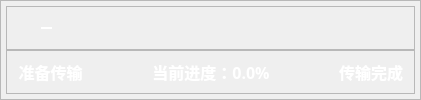
                <widget class="QFrame" name="frame_5">
                 <property name="sizePolicy">
                  <sizepolicy hsizetype="Expanding" vsizetype="Expanding">
                   <horstretch>0</horstretch>
                   <verstretch>0</verstretch>
                  </sizepolicy>
                 </property>
                 <property name="styleSheet">
                  <string notr="true">/* 基础圆角按钮 */
QLabel {
    color: #ffffff;              /* 文字颜色（白色） */
}</string>
                 </property>
                 <property name="frameShape">
                  <enum>QFrame::StyledPanel</enum>
                 </property>
                 <property name="frameShadow">
                  <enum>QFrame::Raised</enum>
                 </property>
                 <layout class="QVBoxLayout" name="verticalLayout_9" stretch="1,1">
                  <property name="spacing">
                   <number>0</number>
                  </property>
                  <property name="leftMargin">
                   <number>5</number>
                  </property>
                  <property name="topMargin">
                   <number>5</number>
                  </property>
                  <property name="rightMargin">
                   <number>5</number>
                  </property>
                  <property name="bottomMargin">
                   <number>5</number>
                  </property>
                  <item>
                   <widget class="QFrame" name="frame_2">
                    <property name="sizePolicy">
                     <sizepolicy hsizetype="Expanding" vsizetype="Expanding">
                      <horstretch>0</horstretch>
                      <verstretch>0</verstretch>
                     </sizepolicy>
                    </property>
                    <property name="frameShape">
                     <enum>QFrame::StyledPanel</enum>
                    </property>
                    <property name="frameShadow">
                     <enum>QFrame::Raised</enum>
                    </property>
                    <layout class="QHBoxLayout" name="horizontalLayout_2" stretch="8,84,8">
                     <property name="spacing">
                      <number>0</number>
                     </property>
                     <property name="leftMargin">
                      <number>0</number>
                     </property>
                     <property name="topMargin">
                      <number>0</number>
                     </property>
                     <property name="rightMargin">
                      <number>0</number>
                     </property>
                     <property name="bottomMargin">
                      <number>0</number>
                     </property>
                     <item>
                      <spacer name="horizontalSpacer_15">
                       <property name="orientation">
                        <enum>Qt::Horizontal</enum>
                       </property>
                       <property name="sizeHint" stdset="0">
                        <size>
                         <width>50</width>
                         <height>15</height>
                        </size>
                       </property>
                      </spacer>
                     </item>
                     <item>
                      <widget class="QSlider" name="txtprogress">
                       <property name="focusPolicy">
                        <enum>Qt::NoFocus</enum>
                       </property>
                       <property name="statusTip">
                        <string/>
                       </property>
                       <property name="accessibleName">
                        <string/>
                       </property>
                       <property name="styleSheet">
                        <string notr="true">/* 进度条：自定义虚线图片轨道 + 实线到滑块中心（无多余白点） + PNG滑块 */
QSlider {
    background: transparent;
    height: 40px;          /* 适配滑块高度 */
    border-image:  url(:/step/image/step/空步骤.png); /* 替换为你的虚线图片实际路径 */
}

/* 1. 基础轨道：自定义虚线图片作为背景（核心修改） */
QSlider::groove:horizontal {
    height: 2px;                   /* 轨道高度（需与虚线图片高度匹配） */
    background-repeat: repeat-x;   /* 水平重复平铺图片，形成连续虚线 */
    background-position: center;   /* 图片垂直居中，避免偏移 */
    border: none;                  /* 移除原有边框虚线 */
    border-radius: 1px;
    margin: 0 12px;                /* 滑块宽度/2=24/2=12，贴合滑动范围 */
}

/* 2. 完成部分：实线到滑块中心（消除小白点核心） */
QSlider::sub-page:horizontal {
    height: 2px;                   /* 与轨道高度一致 */
    background-color: #FFFFFF;     /* 白色实线（背景填充，无边缘断点）#FFFFFF */
    border: none;                  /* 彻底去掉所有边框 */
    border-radius: 1px;
    /* 精准限定实线范围：从轨道左边界到滑块中心 */
    margin: 0 12px;                /* 修正：补充px单位，避免样式失效 */
}

/* 3. 滑块：PNG图标（覆盖实线终点，无白点） */
QSlider::handle:horizontal {
    image: url(:/step/image/step/smilingface.png); /* 你的PNG路径 */
    width: 24px;                   /* 滑块宽度 */
    height: 24px;                  /* 滑块高度 */
    background-color: transparent;
    border: none;
    /* 垂直+水平居中，滑块中心对齐实线终点 */
    margin: -11px -12px;           /* 垂直：-11px，水平：-滑块半宽 */
}
</string>
                       </property>
                       <property name="inputMethodHints">
                        <set>Qt::ImhNone</set>
                       </property>
                       <property name="maximum">
                        <number>99</number>
                       </property>
                       <property name="pageStep">
                        <number>1</number>
                       </property>
                       <property name="orientation">
                        <enum>Qt::Horizontal</enum>
                       </property>
                      </widget>
                     </item>
                     <item>
                      <spacer name="horizontalSpacer_16">
                       <property name="orientation">
                        <enum>Qt::Horizontal</enum>
                       </property>
                       <property name="sizeHint" stdset="0">
                        <size>
                         <width>81</width>
                         <height>13</height>
                        </size>
                       </property>
                      </spacer>
                     </item>
                    </layout>
                   </widget>
                  </item>
                  <item>
                   <widget class="QFrame" name="frame_4">
                    <property name="sizePolicy">
                     <sizepolicy hsizetype="Expanding" vsizetype="Expanding">
                      <horstretch>0</horstretch>
                      <verstretch>0</verstretch>
                     </sizepolicy>
                    </property>
                    <property name="styleSheet">
                     <string notr="true"/>
                    </property>
                    <property name="frameShape">
                     <enum>QFrame::StyledPanel</enum>
                    </property>
                    <property name="frameShadow">
                     <enum>QFrame::Raised</enum>
                    </property>
                    <layout class="QHBoxLayout" name="horizontalLayout_5" stretch="3,13,17,34,17,13,3">
                     <property name="spacing">
                      <number>0</number>
                     </property>
                     <property name="leftMargin">
                      <number>0</number>
                     </property>
                     <property name="topMargin">
                      <number>0</number>
                     </property>
                     <property name="rightMargin">
                      <number>0</number>
                     </property>
                     <property name="bottomMargin">
                      <number>0</number>
                     </property>
                     <item>
                      <spacer name="horizontalSpacer_3">
                       <property name="orientation">
                        <enum>Qt::Horizontal</enum>
                       </property>
                       <property name="sizeHint" stdset="0">
                        <size>
                         <width>40</width>
                         <height>20</height>
                        </size>
                       </property>
                      </spacer>
                     </item>
                     <item>
                      <widget class="QLabel" name="label_2">
                       <property name="sizePolicy">
                        <sizepolicy hsizetype="Expanding" vsizetype="Preferred">
                         <horstretch>0</horstretch>
                         <verstretch>0</verstretch>
                        </sizepolicy>
                       </property>
                       <property name="minimumSize">
                        <size>
                         <width>0</width>
                         <height>0</height>
                        </size>
                       </property>
                       <property name="font">
                        <font>
                         <family>微软雅黑</family>
                         <pointsize>12</pointsize>
                         <weight>75</weight>
                         <bold>true</bold>
                        </font>
                       </property>
                       <property name="layoutDirection">
                        <enum>Qt::LeftToRight</enum>
                       </property>
                       <property name="styleSheet">
                        <string notr="true"/>
                       </property>
                       <property name="text">
                        <string>准备传输</string>
                       </property>
                       <property name="alignment">
                        <set>Qt::AlignCenter</set>
                       </property>
                      </widget>
                     </item>
                     <item>
                      <spacer name="horizontalSpacer_10">
                       <property name="orientation">
                        <enum>Qt::Horizontal</enum>
                       </property>
                       <property name="sizeHint" stdset="0">
                        <size>
                         <width>40</width>
                         <height>20</height>
                        </size>
                       </property>
                      </spacer>
                     </item>
                     <item>
                      <widget class="QLabel" name="txtprogresstip">
                       <property name="sizePolicy">
                        <sizepolicy hsizetype="Expanding" vsizetype="Expanding">
                         <horstretch>0</horstretch>
                         <verstretch>0</verstretch>
                        </sizepolicy>
                       </property>
                       <property name="font">
                        <font>
                         <family>微软雅黑</family>
                         <pointsize>12</pointsize>
                         <weight>75</weight>
                         <bold>true</bold>
                        </font>
                       </property>
                       <property name="styleSheet">
                        <string notr="true"/>
                       </property>
                       <property name="text">
                        <string>当前进度：0.0%</string>
                       </property>
                       <property name="alignment">
                        <set>Qt::AlignCenter</set>
                       </property>
                      </widget>
                     </item>
                     <item>
                      <spacer name="horizontalSpacer_11">
                       <property name="orientation">
                        <enum>Qt::Horizontal</enum>
                       </property>
                       <property name="sizeHint" stdset="0">
                        <size>
                         <width>40</width>
                         <height>20</height>
                        </size>
                       </property>
                      </spacer>
                     </item>
                     <item>
                      <widget class="QLabel" name="label_4">
                       <property name="sizePolicy">
                        <sizepolicy hsizetype="Expanding" vsizetype="Expanding">
                         <horstretch>0</horstretch>
                         <verstretch>0</verstretch>
                        </sizepolicy>
                       </property>
                       <property name="font">
                        <font>
                         <family>微软雅黑</family>
                         <pointsize>12</pointsize>
                         <weight>75</weight>
                         <bold>true</bold>
                        </font>
                       </property>
                       <property name="styleSheet">
                        <string notr="true"/>
                       </property>
                       <property name="text">
                        <string>传输完成</string>
                       </property>
                       <property name="alignment">
                        <set>Qt::AlignCenter</set>
                       </property>
                      </widget>
                     </item>
                     <item>
                      <spacer name="horizontalSpacer_12">
                       <property name="orientation">
                        <enum>Qt::Horizontal</enum>
                       </property>
                       <property name="sizeHint" stdset="0">
                        <size>
                         <width>40</width>
                         <height>20</height>
                        </size>
                       </property>
                      </spacer>
                     </item>
                    </layout>
                   </widget>
                  </item>
                 </layout>
                </widget>
